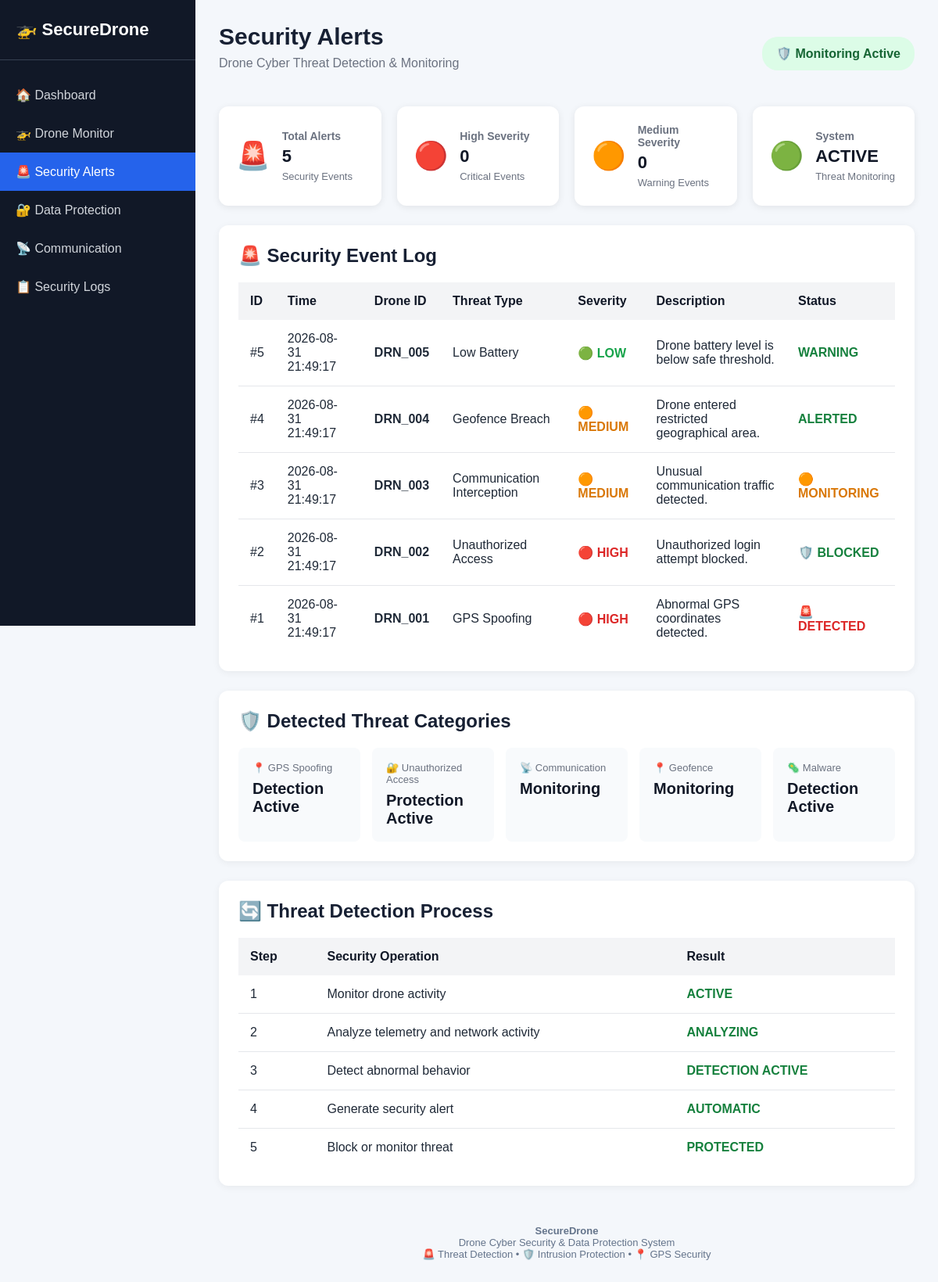
Screenshot of /alerts with the database file from the repository.
### tables this page shows
CREATE TABLE security_alerts (

            id INTEGER PRIMARY KEY AUTOINCREMENT,

            alert_type TEXT NOT NULL,

            severity TEXT NOT NULL,

            drone_id TEXT NOT NULL,

            description TEXT NOT NULL,

            status TEXT NOT NULL,

            timestamp TEXT NOT NULL

        );

### app.py (the view)
@app.route("/alerts")
def alerts():
    alerts_data = get_alerts()
    return render_template(
        "alerts.html",
        alerts=alerts_data
    )

### database.py (called while the page is built)
def get_alerts():
    conn = sqlite3.connect(DATABASE_NAME)
    cursor = conn.cursor()
    cursor.execute(
        """
        SELECT
            id,
            alert_type,
            severity,
            drone_id,
            description,
            status,
            timestamp

        FROM security_alerts

        ORDER BY id DESC
        """
    )
    rows = cursor.fetchall()
    conn.close()
    alerts = []
    for row in rows:
        alerts.append({
            "id": row[0],
            "alert_type": row[1],
            "severity": row[2],
            "drone_id": row[3],
            "description": row[4],
            "status": row[5],
            "timestamp": row[6]
        })
    return alerts

### templates/alerts.html (shortened to what this page needs)
<!DOCTYPE html>
<html lang="en">
<head>
    <link rel="stylesheet"
          href="{{ url_for('static', filename='style.css') }}">
</head>
<body>
<div class="sidebar">
    <div class="logo">
        🚁 SecureDrone
    </div>
    <div class="menu">
        <a href="{{ url_for('dashboard') }}">
            🏠 Dashboard
        </a>
        <a href="{{ url_for('drone_monitor') }}">
            🚁 Drone Monitor
        </a>
        <a href="{{ url_for('alerts') }}"
           class="active">
            🚨 Security Alerts
        </a>
        <a href="{{ url_for('data_protection') }}">
            🔐 Data Protection
        </a>
        <a href="{{ url_for('communication') }}">
            📡 Communication
        </a>
        <a href="{{ url_for('security_logs') }}">
            📋 Security Logs
        </a>
    </div>
</div>
<div class="main">
    <div class="header">
        <div>
            <h1>
                Security Alerts
            </h1>
            <p>
                Drone Cyber Threat Detection & Monitoring
            </p>
        </div>
        <div class="status">
            🛡️ Monitoring Active
        </div>
    </div>
    <div class="cards">
        <div class="card">
            <div class="card-icon">
                🚨
            </div>
            <div>
                <h3>
                    Total Alerts
                </h3>
                <h2>
                    {{ alerts|length }}
                </h2>
                <p>
                    Security Events
                </p>
            </div>
        </div>
        <div class="card">
            <div class="card-icon">
                🔴
            </div>
            <div>
                <h3>
                    High Severity
                </h3>
                <h2>
                    {% set high_count = 0 %}
                    {% for alert in alerts %}
                        {% if alert.severity == "HIGH" %}
                            {% set high_count = high_count + 1 %}
                        {% endif %}
                    {% endfor %}
                    {{ high_count }}
                </h2>
                <p>
                    Critical Events
                </p>
            </div>
        </div>
        <div class="card">
            <div class="card-icon">
                🟠
            </div>
            <div>
                <h3>
                    Medium Severity
                </h3>
                <h2>
                    {% set medium_count = 0 %}
                    {% for alert in alerts %}
                        {% if alert.severity == "MEDIUM" %}
                            {% set medium_count = medium_count + 1 %}
                        {% endif %}
                    {% endfor %}
                    {{ medium_count }}
                </h2>
                <p>
                    Warning Events
                </p>
            </div>
        </div>
        <div class="card">
            <div class="card-icon">
                🟢
            </div>
            <div>
                <h3>
                    System
                </h3>
                <h2>
                    ACTIVE
                </h2>
                <p>
                    Threat Monitoring
                </p>
            </div>
        </div>
    </div>
    <div class="section">
        <h2>
            🚨 Security Event Log
        </h2>
        <div class="table-container">
            <table>
                <thead>
                    <tr>
                        <th>ID</th>
                        <th>Time</th>
                        <th>Drone ID</th>
                        <th>Threat Type</th>
                        <th>Severity</th>
                        <th>Description</th>
                        <th>Status</th>
                    </tr>
                </thead>
                <tbody>
                    {% for alert in alerts %}
                    <tr>
                        <td>
                            #{{ alert.id }}
                        </td>
                        <td>
                            {{ alert.timestamp }}
                        </td>
                        <td>
                            <strong>
                                {{ alert.drone_id }}
                            </strong>
                        </td>
                        <td>
                            {{ alert.alert_type }}
                        </td>
                        <td>
                            {% if alert.severity == "HIGH" %}
                                <span class="high">
                                    🔴 HIGH
                                </span>
                            {% elif alert.severity == "MEDIUM" %}
                                <span class="medium">
                                    🟠 MEDIUM
                                </span>
                            {% else %}
                                <span class="low">
                                    🟢 LOW
                                </span>
                            {% endif %}
                        </td>
                        <td>
                            {{ alert.description }}
                        </td>
                        <td>
                            {% if alert.status == "BLOCKED" %}
                                <span class="safe">
                                    🛡️ BLOCKED
                                </span>
                            {% elif alert.status == "DETECTED" %}
                                <span class="high">
                                    🚨 DETECTED
                                </span>
                            {% elif alert.status == "MONITORING" %}
                                <span class="medium">
                                    🟠 MONITORING
                                </span>
                            {% else %}
                                <span class="safe">
                                    {{ alert.status }}
                                </span>
                            {% endif %}
                        </td>
                    </tr>
                    {% endfor %}
                </tbody>
            </table>
        </div>
    </div>
    <div class="section">
        <h2>
            🛡️ Detected Threat Categories
        </h2>
        <div class="telemetry">
            <div>
                <span>
                    📍 GPS Spoofing
                </span>
                <strong>
                    Detection Active
                </strong>
            </div>
            <div>
                <span>
                    🔐 Unauthorized Access
                </span>
                <strong>
                    Protection Active
                </strong>
            </div>
            <div>
                <span>
                    📡 Communication
                </span>
                <strong>
                    Monitoring
                </strong>
            </div>
            <div>
                <span>
                    📍 Geofence
                </span>
                <strong>
                    Monitoring
                </strong>
            </div>
            <div>
                <span>
                    🦠 Malware
                </span>
                <strong>
                    Detection Active
                </strong>
            </div>
        </div>
    </div>
    <div class="section">
        <h2>
            🔄 Threat Detection Process
        </h2>
        <table>
            <thead>
                <tr>
                    <th>Step</th>
                    <th>Security Operation</th>
                    <th>Result</th>
                </tr>
            </thead>
            <tbody>
                <tr>
                    <td>1</td>
                    <td>
                        Monitor drone activity
                    </td>
                    <td class="safe">
                        ACTIVE
                    </td>
                </tr>
                <tr>
                    <td>2</td>
                    <td>
                        Analyze telemetry and network activity
                    </td>
                    <td class="safe">
                        ANALYZING
                    </td>
                </tr>
                <tr>
                    <td>3</td>
                    <td>
                        Detect abnormal behavior
                    </td>
                    <td class="safe">
                        DETECTION ACTIVE
                    </td>
                </tr>
                <tr>
                    <td>4</td>
                    <td>
                        Generate security alert
                    </td>
                    <td class="safe">
                        AUTOMATIC
                    </td>
                </tr>
                <tr>
                    <td>5</td>
                    <td>
                        Block or monitor threat
                    </td>
                    <td class="safe">
                        PROTECTED
                    </td>
                </tr>
            </tbody>
        </table>
    </div>
    <div class="footer">
        <strong>
            SecureDrone
        </strong>
        <br>
        Drone Cyber Security & Data Protection System
        <br>
        🚨 Threat Detection
        •
        🛡️ Intrusion Protection
        •
        📍 GPS Security
    </div>
</div>
</body>
</html>

### static/style.css (style rules this page uses)
* { box-sizing: border-box; }
html { scroll-behavior: smooth; }
body { margin: 0; padding: 0; font-family: Arial, Helvetica, sans-serif; background: #f4f7fb; color: #1f2937; }
.sidebar { position: fixed; top: 0; left: 0; width: 250px; height: 100vh; background: #111827; color: white; z-index: 9999; overflow-y: auto; overflow-x: hidden; }
.logo { width: 100%; padding: 25px 20px; font-size: 22px; font-weight: bold; color: white; border-bottom: 1px solid #374151; }
.menu { width: 100%; padding-top: 20px; }
.menu a { display: flex; align-items: center; width: 100%; padding: 15px 20px; color: #d1d5db; text-decoration: none; font-size: 16px; cursor: pointer; position: relative; z-index: 10000; transition: background 0.2s ease, color 0.2s ease; }
.menu a.active { background: #2563eb; color: white; }
.menu a::before, .menu a::after { pointer-events: none; }
.main { margin-left: 250px; min-height: 100vh; padding: 30px; position: relative; z-index: 1; }
.header { display: flex; justify-content: space-between; align-items: center; margin-bottom: 30px; }
.header h1 { margin: 0; font-size: 30px; color: #172033; }
.header p { margin-top: 8px; color: #6b7280; font-size: 16px; }
.status { background: #dcfce7; color: #166534; padding: 12px 18px; border-radius: 20px; font-weight: bold; white-space: nowrap; }
.cards { display: grid; grid-template-columns: repeat(4, 1fr); gap: 20px; margin-bottom: 25px; }
.card { background: white; padding: 22px; border-radius: 12px; display: flex; align-items: center; gap: 15px; min-width: 0; box-shadow: 0 2px 10px rgba(0, 0, 0, 0.08); }
.card-icon { font-size: 35px; flex-shrink: 0; }
.card h3 { margin: 0; font-size: 14px; color: #6b7280; }
.card h2 { margin: 5px 0; font-size: 22px; color: #111827; }
.card p { margin: 0; font-size: 13px; color: #6b7280; }
.section { background: white; padding: 25px; margin-bottom: 25px; border-radius: 12px; box-shadow: 0 2px 10px rgba(0, 0, 0, 0.06); overflow-x: auto; }
.section h2 { margin-top: 0; margin-bottom: 20px; color: #172033; }
.telemetry { display: grid; grid-template-columns: repeat(5, 1fr); gap: 15px; }
.telemetry div { background: #f8fafc; padding: 18px; border-radius: 8px; min-width: 0; }
.telemetry span { display: block; color: #6b7280; font-size: 13px; margin-bottom: 8px; }
.telemetry strong { font-size: 20px; color: #111827; word-break: break-word; }
table { width: 100%; border-collapse: collapse; background: white; }
th { text-align: left; background: #f3f4f6; color: #111827; padding: 15px; font-weight: bold; white-space: nowrap; }
td { padding: 15px; border-bottom: 1px solid #e5e7eb; color: #1f2937; }
tr:last-child td { border-bottom: none; }
.safe { color: #15803d; font-weight: bold; }
.footer { text-align: center; padding: 25px; color: #64748b; font-size: 13px; }

### templates/alerts.html (style rules this page uses)
.sidebar { position: fixed; left: 0; top: 0; width: 250px; height: 100vh; z-index: 9999; }
.sidebar .menu { position: relative; z-index: 10000; }
.sidebar .menu a { display: block; position: relative; z-index: 10001; cursor: pointer; pointer-events: auto; text-decoration: none; }
.main { margin-left: 250px; }
.table-container { width: 100%; overflow-x: auto; }
.high { color: #dc2626; font-weight: bold; }
.medium { color: #d97706; font-weight: bold; }
.low { color: #16a34a; font-weight: bold; }
.footer { text-align: center; padding: 25px; color: #64748b; font-size: 13px; }

### rows the page displays
security_alerts: id "5", timestamp "2026-08-31 21:49:17", drone_id "DRN_005", alert_type "Low Battery", severity "🟢 LOW", description "Drone battery level is below safe threshold.", status "WARNING"
security_alerts: id "4", timestamp "2026-08-31 21:49:17", drone_id "DRN_004", alert_type "Geofence Breach", severity "🟠 MEDIUM", description "Drone entered restricted geographical area.", status "ALERTED"
security_alerts: id "3", timestamp "2026-08-31 21:49:17", drone_id "DRN_003", alert_type "Communication Interception", severity "🟠 MEDIUM", description "Unusual communication traffic detected.", status "🟠 MONITORING"
security_alerts: id "2", timestamp "2026-08-31 21:49:17", drone_id "DRN_002", alert_type "Unauthorized Access", severity "🔴 HIGH", description "Unauthorized login attempt blocked.", status "🛡️ BLOCKED"
security_alerts: id "1", timestamp "2026-08-31 21:49:17", drone_id "DRN_001", alert_type "GPS Spoofing", severity "🔴 HIGH", description "Abnormal GPS coordinates detected.", status "🚨 DETECTED"

### other values shown
{{ alerts|length }} "5"
{{ high_count }} "0"
{{ medium_count }} "0"
